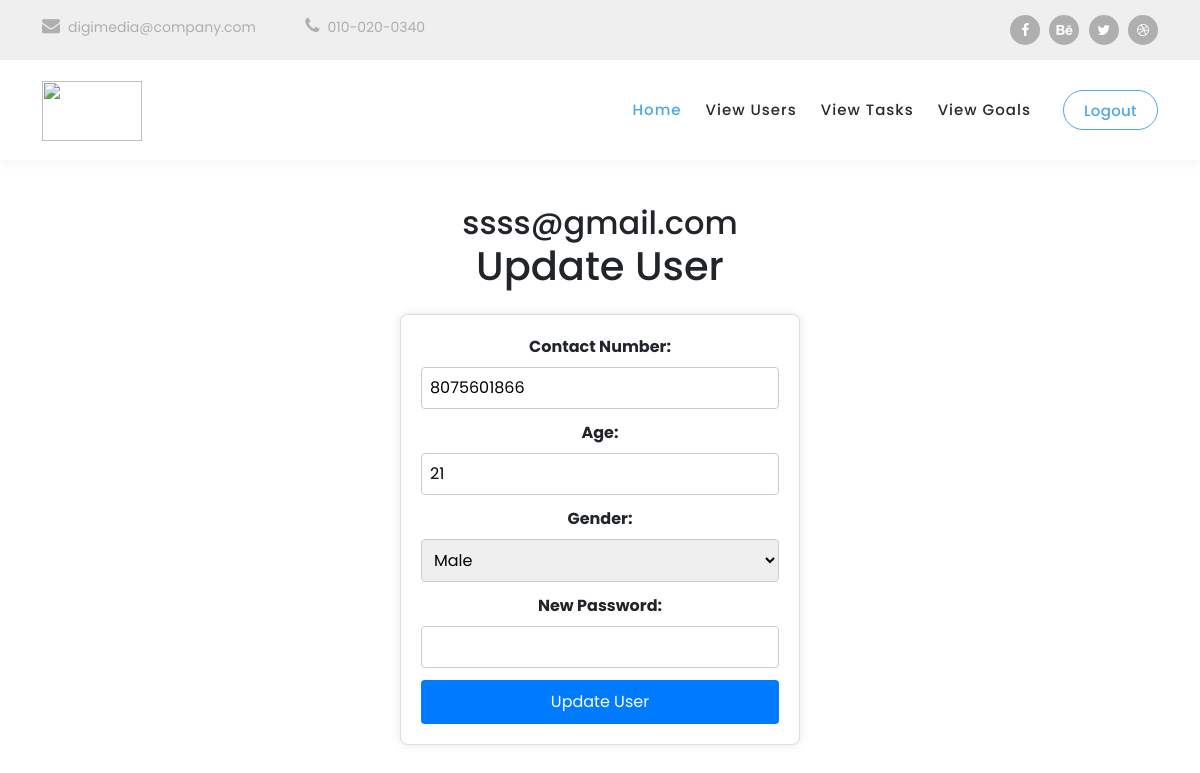
The app's page /404/update_user/10/ (signed in) with its own data.
### TaskApp/models.py (models this page shows, shortened)
class Register_table(models.Model):
    user = models.OneToOneField(User, on_delete=models.CASCADE)
    username=models.EmailField(max_length=255,null=True)
    contact_number = models.IntegerField()
    password = models.CharField(max_length=200)
    age = models.IntegerField(null=True, blank=True)
    gender = models.CharField(max_length=200, null=True, blank=True, default="Male")
    added_on = models.DateField(auto_now_add=True, null=True, blank=True)
    uploaded_on = models.DateField(auto_now_add=True, null=True, blank=True)

### TaskApp/views.py (the view, shortened to what this page needs)
# urls.py: path('update_user/<int:user_id>/', update_user_view, name='updateUser'),
@login_required
def update_user_view(request, user_id):
    user = get_object_or_404(Register_table, user__id=user_id)
    return render(request, 'update_user.html', {'user': user})

### TaskApp/templates/update_user.html (shortened to what this page needs)
{% load static %}
<!DOCTYPE html>
<html lang="en">
  <head>
    <link
      rel="stylesheet"
      type="text/css"
      href="{% static 'css/animated.css' %}"
    />
    <link
      rel="stylesheet"
      type="text/css"
      href="{% static 'css/bootstrap.min.css' %}"
    />
    <link
      rel="stylesheet"
      type="text/css"
      href="{% static 'css/fontawesome.css' %}"
    />
    <link rel="stylesheet" type="text/css" href="{% static 'css/owl.css' %}" />
    <link
      rel="stylesheet"
      type="text/css"
      href="{% static 'css/templatemo-digimedia-v1.css' %}"
    />
    <link
      rel="stylesheet"
      type="text/css"
      href="{% static 'css/templatemo-digimedia-v2.css' %}"
    />
    <link
      rel="stylesheet"
      type="text/css"
      href="{% static 'css/templatemo-digimedia-v3.css' %}"
    />
  </head>
  <body>
    <div class="pre-header">
      <div class="container">
        <div class="row">
          <div class="col-lg-8 col-sm-8 col-7">
            <ul class="info">
              <li>
                <a href="#"
                  ><i class="fa fa-envelope"></i>digimedia@company.com</a
                >
              </li>
              <li>
                <a href="#"><i class="fa fa-phone"></i>010-020-0340</a>
              </li>
            </ul>
          </div>
          <div class="col-lg-4 col-sm-4 col-5">
            <ul class="social-media">
              <li>
                <a href="#"><i class="fa fa-facebook"></i></a>
              </li>
              <li>
                <a href="#"><i class="fa fa-behance"></i></a>
              </li>
              <li>
                <a href="#"><i class="fa fa-twitter"></i></a>
              </li>
              <li>
                <a href="#"><i class="fa fa-dribbble"></i></a>
              </li>
            </ul>
          </div>
        </div>
      </div>
    </div>
    <header
      class="header-area header-sticky wow slideInDown"
      data-wow-duration="0.75s"
      data-wow-delay="0s"
    >
      <div class="container">
        <div class="row">
          <div class="col-12">
            <nav class="main-nav">
              <a href="/dashboard" class="logo">
                <img
                  style="height: 60px; width: 100px"
                  src="{% static 'images/sdg2.png' %}"
                  alt=""
                />
              </a>
              <ul class="nav">
                <li class="scroll-to-section">
                  <a href="/dashboard" class="active">Home</a>
                </li>
                <li class="scroll-to-section">
                  <a href="/view-users">View Users</a>
                </li>
                <li class="scroll-to-section">
                  <a href="/view-tasks">View Tasks</a>
                </li>
                <li class="scroll-to-section">
                  <a href="/view-goals">View Goals</a>
                </li>
                <li class="scroll-to-section">
                  <div class="border-first-button">
                    <a href="/signout">Logout</a>
                  </div>
                </li>
              </ul>
            </nav>
          </div>
        </div>
      </div>
    </header>
    <br />
    <br />
    <br />
    <br /><br />
    <br />
    <center>
        <div class="container">
            <h2>{{ user.username }}</h2>
            <h1>Update User</h1>
            <br />
            <div class="card">
                <form method="post">
                    <label for="contact_number">Contact Number:</label>
                    <input type="text" name="contact_number" value="{{ user.contact_number }}" required />
                    <label for="age">Age:</label>
                    <input type="text" name="age" value="{{ user.age }}" />
                    <label for="gender">Gender:</label>
                    <select name="gender">
                        <option value="Male" {% if user.gender == 'Male' %} selected {% endif %}>Male</option>
                    </select>
                    <label for="password">New Password:</label>
                    <input type="password" name="password" />
                    <button type="submit">Update User</button>
                </form>
            </div>
        </div>
    </center>
  </body>
</html>

### TaskApp/static/css/templatemo-digimedia-v1.css (style rules this page uses)
html, body, div, span, applet, object, iframe, h1, h2, h3, h4, h5, h6, p, blockquote, div pre, a, abbr, acronym, address, big, cite, code, del, dfn, em, font, img, ins, kbd, q, s, samp, small, strike, strong, sub, sup, tt, var, b, u, i, center, dl, dt, dd, ol, ul, li, figure, header, nav, section, article, aside, footer, figcaption { margin: 0; padding: 0; border: 0; outline: 0; }
ul, li { padding: 0; margin: 0; list-style: none; }
header, nav, section, article, aside, footer, hgroup { display: block; }
* { box-sizing: border-box; }
html, body { font-family: 'Poppins', sans-serif; font-weight: 400; background-color: #fff; -ms-text-size-adjust: 100%; -webkit-font-smoothing: antialiased; -moz-osx-font-smoothing: grayscale; }
a { text-decoration: none !important; }
h1, h2, h3, h4, h5, h6 { margin-top: 0px; margin-bottom: 0px; }
ul { margin-bottom: 0px; }
img { width: 100%; overflow: hidden; }
html, body { background: #fff; font-family: 'Poppins', sans-serif; }
.border-first-button a { display: inline-block !important; padding: 10px 20px !important; color: #fa65b1 !important; border: 1px solid #fa65b1 !important; border-radius: 23px; font-weight: 500 !important; letter-spacing: 0.3px !important; transition: all .5s; }
.pre-header { background-color: #efefef; height: 60px; padding: 15px 0px; }
.pre-header ul li { display: inline-block; }
.pre-header ul.info li { margin-right: 45px; }
.pre-header ul.info li a { color: #afafaf; font-size: 14px; transition: all .3s; }
.pre-header ul.info li a i { font-size: 18px; margin-right: 8px; }
.pre-header ul.social-media { text-align: right; }
.pre-header ul.social-media li { margin-left: 5px; }
.pre-header ul.social-media li a { background-color: #afafaf; color: #fff; display: inline-block; width: 30px; height: 30px; line-height: 30px; text-align: center; border-radius: 50%; font-size: 14px; transition: all .3s; }
.header-area { background-color: #fff; box-shadow: 0px 5px 8px rgba(0,0,0,0.03); position: absolute; left: 0px; right: 0px; z-index: 100; height: 100px; -webkit-transition: all .5s ease 0s; -moz-transition: all .5s ease 0s; -o-transition: all .5s ease 0s; transition: all .5s ease 0s; }
.header-area .main-nav { min-height: 80px; background: transparent; }
.header-area .main-nav .logo { float: left; -webkit-transition: all 0.3s ease 0s; -moz-transition: all 0.3s ease 0s; -o-transition: all 0.3s ease 0s; transition: all 0.3s ease 0s; }
.header-area .main-nav .logo { line-height: 100px; float: left; -webkit-transition: all 0.3s ease 0s; -moz-transition: all 0.3s ease 0s; -o-transition: all 0.3s ease 0s; transition: all 0.3s ease 0s; }
.header-area .main-nav .nav { float: right; margin-top: 30px; margin-right: 0px; background-color: transparent; -webkit-transition: all 0.3s ease 0s; -moz-transition: all 0.3s ease 0s; -o-transition: all 0.3s ease 0s; transition: all 0.3s ease 0s; position: relative; z-index: 999; }
.header-area .main-nav .nav li { padding-left: 20px; padding-right: 20px; }
.header-area .main-nav .nav li:last-child { padding-right: 0px; padding-left: 40px; }
.header-area .main-nav .nav li:last-child a , .background-header .main-nav .nav li:last-child a { padding: 0px 20px !important; font-weight: 400; }
.header-area .main-nav .nav li a { display: block; font-weight: 500; font-size: 15px; color: #2a2a2a; text-transform: capitalize; -webkit-transition: all 0.3s ease 0s; -moz-transition: all 0.3s ease 0s; -o-transition: all 0.3s ease 0s; transition: all 0.3s ease 0s; height: 40px; line-height: 40px; border: transparent; letter-spacing: 1px; }
.header-area .main-nav .nav li:hover a, .header-area .main-nav .nav li a.active { color: #fa65b1!important; }
.header-area.header-sticky { min-height: 80px; }
.header-area .nav { margin-top: 30px; }
.header-area.header-sticky .nav li a.active { color: #fa65b1; }
@media (max-width: 1200px) { .header-area .main-nav .nav li { padding-left: 12px; padding-right: 12px; } }
@media (max-width: 1200px) { .header-area .main-nav:before { display: none; } }
@media (min-width: 767px) { .header-area .main-nav .nav { display: flex !important; } }
@media (max-width: 1200px) { .header-area .main-nav .nav li:last-child { padding-left: 20px; } }

### records on screen
Register_table: username "ssss@gmail.com", contact_number "8075601866", age "21", gender "Male"
